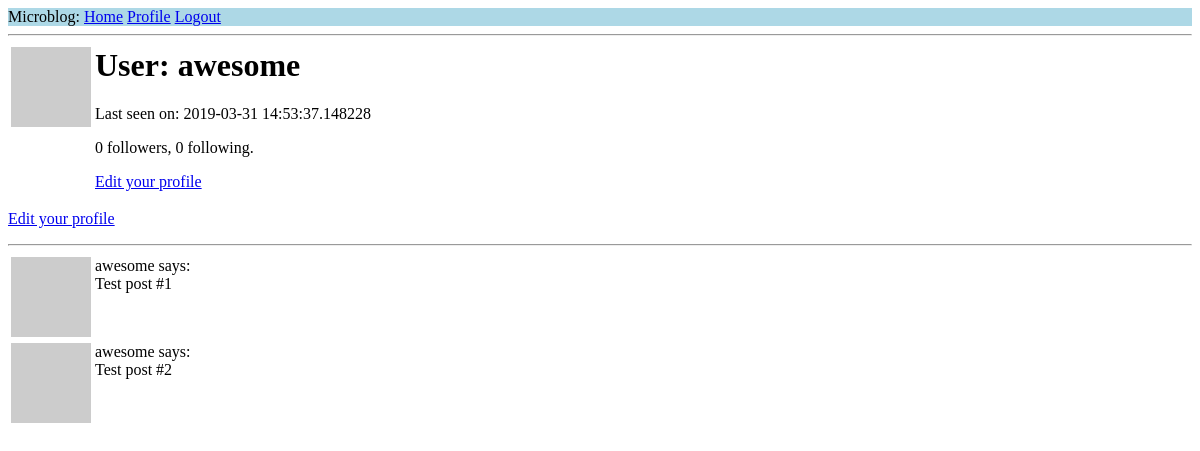
Page /user/awesome (signed in) on the earlier database version.
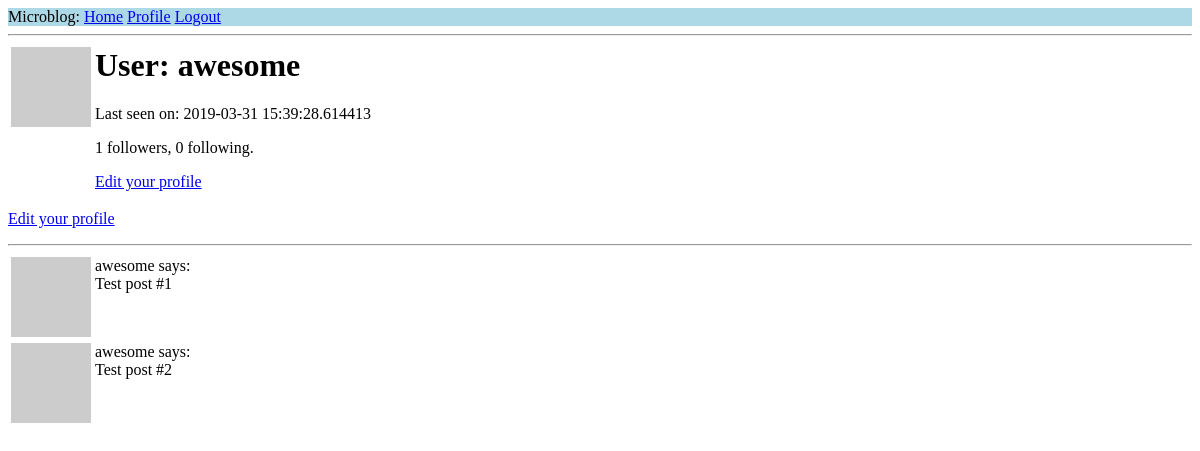
Same page on the later database version.
### app/models.py (models this page shows, shortened)
class User(UserMixin, db.Model):
    id = db.Column(db.Integer, primary_key=True)
    username = db.Column(db.String(64), index=True, unique=True)
    email = db.Column(db.String(120), index=True, unique=True)
    password_hash = db.Column(db.String(128))
    posts = db.relationship('Post', backref='author', lazy='dynamic')
    about_me = db.Column(db.String(140))
    last_seen = db.Column(db.DateTime, default=datetime.utcnow)
    followed = db.relationship(
            'User', secondary=followers,
            primaryjoin=(followers.c.follower_id == id),
            secondaryjoin=(followers.c.followed_id == id),
            backref=db.backref('followers', lazy='dynamic'), lazy='dynamic')
    def avatar(self, size):
            digest = md5(self.email.lower().encode('utf-8')).hexdigest()
            return 'https://www.gravatar.com/avatar/{}?d=identicon&s={}'.format(
                digest, size)
    '''
    Consider a user instance, self - we check if the users followed by self match user.id
    '''
    '''TRANSLATING QUERY
    join: SELECT * FROM Post p JOIN followers c
    -> WHERE c.followed_id = p.user_id;

    filter: AND c.follower_id = 1 (if self.user_id = 1 for example)
    order_by: timestamp'''

### app/routes.py (the view)
@app.route('/user/<username>')
@login_required
def user(username):
    user = User.query.filter_by(username=username).first_or_404()
    posts = [
            {'author':user, 'body': 'Test post #1'},
            {'author':user, 'body': 'Test post #2'}
        ]
    return render_template('user.html', user=user, posts=posts)

### app/models.py (called while the page is built)
@login.user_loader
def load_user(id):
    return User.query.get(int(id))

### app/routes.py (called while the page is built)
@app.before_request
def before_request():
    if(current_user.is_authenticated):
        current_user.last_seen = datetime.utcnow()
        db.session.commit()

### app/templates/user.html (shortened to what this page needs)
{% extends "base.html" %}
{% block content %}
    <table>
        <tr valign="top">
            <td><img src="{{ user.avatar(128) }}"></td>
            <td>
                 <h1>User: {{ user.username }}</h1>
                    {% if user.last_seen %}<p>Last seen on: {{ user.last_seen }}</p>{% endif %}
                    <p>{{ user.followers.count() }} followers, {{ user.followed.count() }} following.</p>
                    {% if user == current_user %}
                    <p><a href="{{ url_for('edit_profile') }}">Edit your profile</a></p>
                    {% elif not current_user.is_following(user) %}
                    <p><a href="{{ url_for('follow', username=user.username) }}">Follow</a></p>
                    {% else %}
                    <p><a href="{{ url_for('unfollow', username=user.username) }}">Unfollow</a></p>
                    {% endif %}
            </td>
        </tr>
    </table>
    {% if user == current_user %}
        <p><a href="{{ url_for('edit_profile') }}">Edit your profile</a></p>
    {% endif %}
    <hr>
    {% for post in posts %}
        {% include "_post.html" %}
    {% endfor %}
{% endblock %}

### app/templates/base.html (shortened to what this page needs)
<html>
    <head>
    </head>
    <body>
        <div style="background-color:lightblue">
        Microblog:
            <a href="{{ url_for('index') }}">Home</a>
            {% if current_user.is_anonymous %}
            <a href="{{ url_for('login') }}">Login</a>
            {% else %}
            <a href="{{ url_for('user', username=current_user.username) }}">Profile</a>
            <a href="{{ url_for('logout') }}">Logout</a>
            {% endif %}
        </div>
        <hr>
        {% block content %}{% endblock %}
    </body>
</html>

### app/templates/_post.html
    <table>
        <tr valign="top">
            <td><img src="{{ post.author.avatar(36) }}"></td>
            <td>{{ post.author.username }} says:<br>{{ post.body }}</td>
        </tr>
    </table>

Differences in the rows shown:
changed User "awesome": last_seen "2019-03-31 14:53:37.148228" → "2019-03-31 15:39:28.614413"
Other differences:
{{ user.followers.count() }}: "0" → "1"
